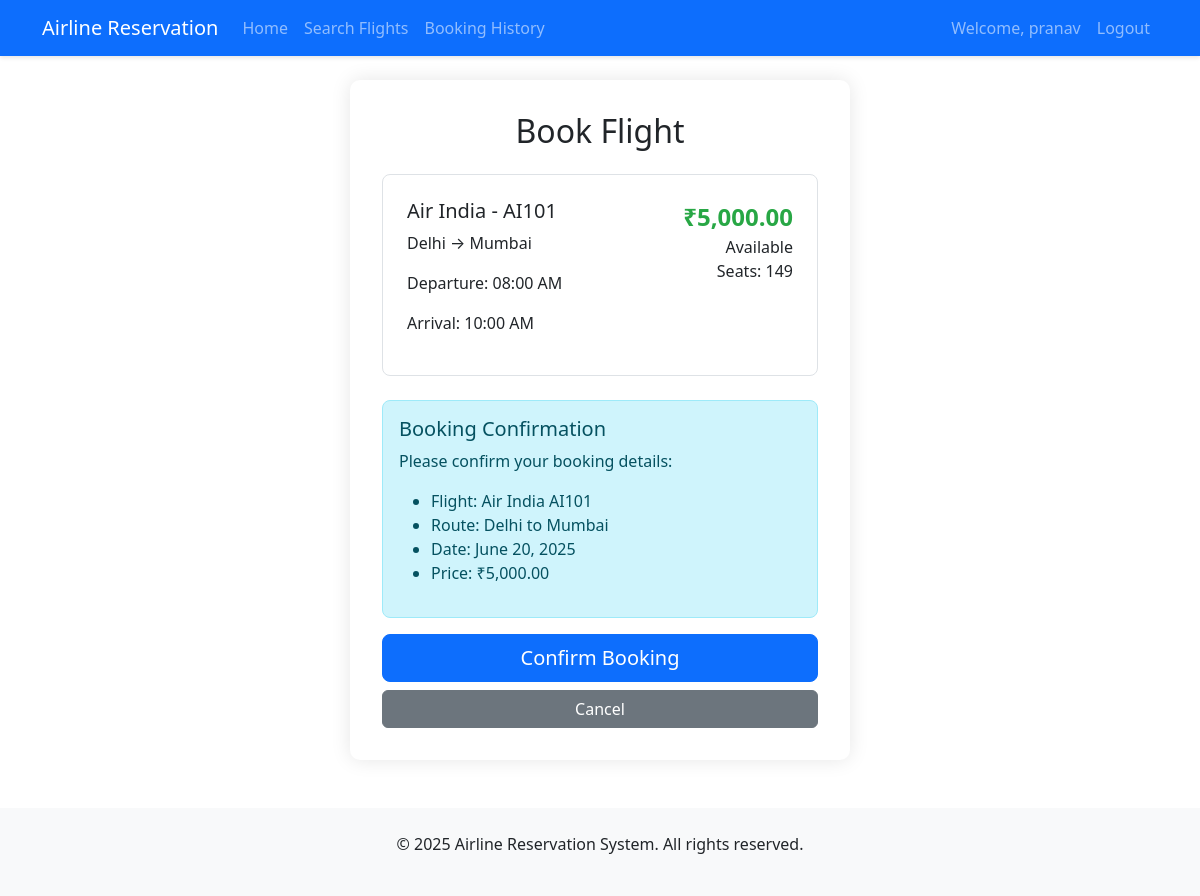
Page /booking.php?flight_id=9 (signed in) on the committed database.
### tables this page shows
CREATE TABLE IF NOT EXISTS `flights` (
  `id` int NOT NULL AUTO_INCREMENT,
  `flight_number` varchar(20) NOT NULL,
  `airline_id` int DEFAULT NULL,
  `origin` varchar(100) NOT NULL,
  `destination` varchar(100) NOT NULL,
  `departure_time` datetime NOT NULL,
  `arrival_time` datetime NOT NULL,
  `price` decimal(10,2) NOT NULL,
  `available_seats` int NOT NULL,
  PRIMARY KEY (`id`),
  KEY `airline_id` (`airline_id`)
);

CREATE TABLE IF NOT EXISTS `airlines` (
  `id` int NOT NULL AUTO_INCREMENT,
  `name` varchar(100) NOT NULL,
  `code` varchar(10) NOT NULL,
  PRIMARY KEY (`id`)
);

### booking.php (the view, shortened to what this page needs)
<?php
require_once 'includes/header.php';
$flight_id = $_GET['flight_id'];
$success = '';
$sql = "SELECT f.*, a.name as airline_name
        FROM flights f
        JOIN airlines a ON f.airline_id = a.id
        WHERE f.id = ? AND f.available_seats > 0";
if($stmt = mysqli_prepare($conn, $sql)) {
    mysqli_stmt_bind_param($stmt, "i", $flight_id);
    if(mysqli_stmt_execute($stmt)) {
        $result = mysqli_stmt_get_result($stmt);
        $flight = mysqli_fetch_assoc($result);
    }
}
?>
<div class="container">
    <div class="row">
        <div class="col-md-8 mx-auto">
            <div class="form-container">
                <h2 class="text-center mb-4">Book Flight</h2>
                <?php if(!empty($success)): ?>
                    <div class="alert alert-success">
                        <?php echo $success; ?>
                        <div class="mt-3">
                            <a href="history.php" class="btn btn-primary">View Booking History</a>
                            <a href="search.php" class="btn btn-secondary">Search More Flights</a>
                        </div>
                    </div>
                <?php else: ?>
                    <div class="flight-card mb-4">
                        <div class="row">
                            <div class="col-md-8">
                                <h5><?php echo htmlspecialchars($flight['airline_name']); ?> - <?php echo htmlspecialchars($flight['flight_number']); ?></h5>
                                <p><?php echo htmlspecialchars($flight['origin']); ?> → <?php echo htmlspecialchars($flight['destination']); ?></p>
                                <p>Departure: <?php echo date('h:i A', strtotime($flight['departure_time'])); ?></p>
                                <p>Arrival: <?php echo date('h:i A', strtotime($flight['arrival_time'])); ?></p>
                            </div>
                            <div class="col-md-4 text-end">
                                <div class="flight-price">₹<?php echo number_format($flight['price'], 2); ?></div>
                                <p>Available Seats: <?php echo $flight['available_seats']; ?></p>
                            </div>
                        </div>
                    </div>
                    <form action="<?php echo htmlspecialchars($_SERVER["PHP_SELF"] . "?flight_id=" . $flight_id); ?>" method="post">
                        <div class="alert alert-info">
                            <h5>Booking Confirmation</h5>
                            <p>Please confirm your booking details:</p>
                            <ul>
                                <li>Flight: <?php echo htmlspecialchars($flight['airline_name'] . ' ' . $flight['flight_number']); ?></li>
                                <li>Route: <?php echo htmlspecialchars($flight['origin'] . ' to ' . $flight['destination']); ?></li>
                                <li>Date: <?php echo date('F j, Y', strtotime($flight['departure_time'])); ?></li>
                                <li>Price: ₹<?php echo number_format($flight['price'], 2); ?></li>
                            </ul>
                        </div>
                        <div class="d-grid gap-2">
                            <button type="submit" class="btn btn-primary btn-lg" onclick="return confirm('Are you sure you want to book this flight?')">Confirm Booking</button>
                            <a href="search.php" class="btn btn-secondary">Cancel</a>
                        </div>
                    </form>
                <?php endif; ?>
            </div>
        </div>
    </div>
</div>
<?php
require_once 'includes/footer.php';
?>

### assets/css/style.css (style rules this page uses)
body { min-height: 100vh; display: flex; flex-direction: column; }
.flight-card { border: 1px solid #dee2e6; border-radius: 8px; padding: 1.5rem; margin-bottom: 1rem; transition: transform 0.2s; }
.flight-price { font-size: 1.5rem; color: #28a745; font-weight: bold; }
.form-container { max-width: 500px; margin: 0 auto; padding: 2rem; background-color: #fff; border-radius: 10px; box-shadow: 0 0 20px rgba(0,0,0,0.1); }
.alert { border-radius: 8px; margin-bottom: 1rem; }
.btn-primary { background-color: #0d6efd; border-color: #0d6efd; }

### rows in the picture
flights: airline.name "Air India", flight_number "AI101", origin "Delhi", destination "Mumbai", departure_time "08:00 AM", arrival_time "10:00 AM", price "5,000.00", available_seats "149", airline+flight_number "Air India AI101", origin+destination "Delhi to Mumbai", departure_time "June 20, 2025"

### other values in the picture
$_SESSION['username'] "pranav"
